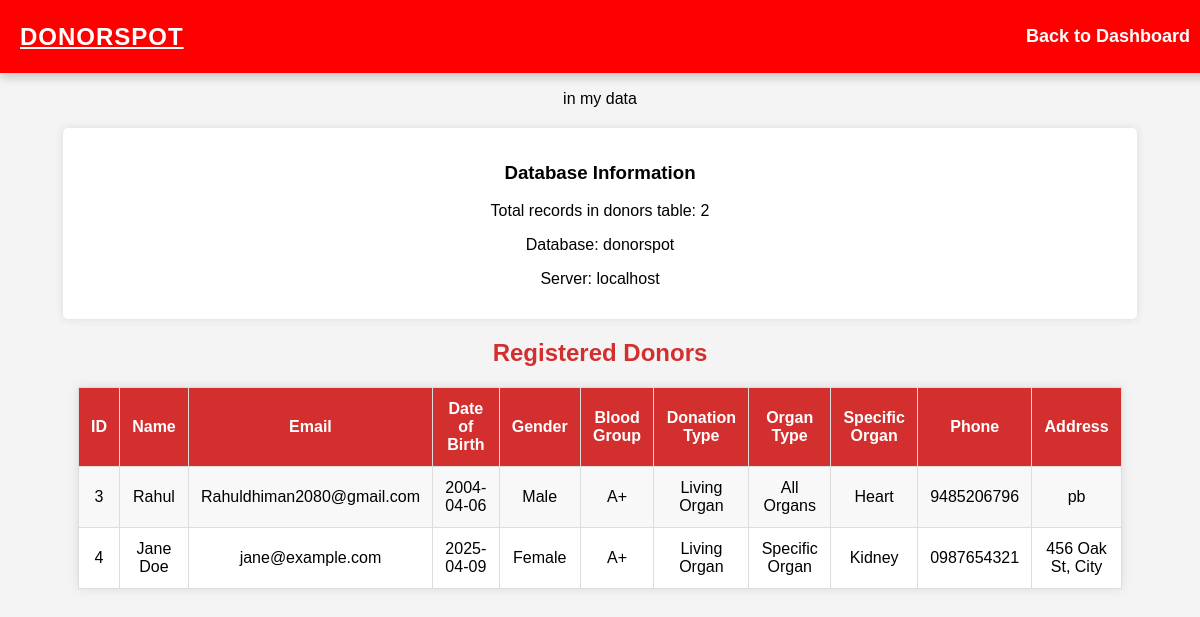
Screenshot of /donorlist.php with the database file from the repository.
### tables this page shows
CREATE TABLE `donors` (
  `id` int(11) NOT NULL,
  `name` varchar(100) NOT NULL,
  `email` varchar(100) NOT NULL,
  `dob` date NOT NULL,
  `gender` enum('Male','Female','Other') NOT NULL,
  `blood_group` varchar(5) NOT NULL,
  `phone` varchar(20) NOT NULL,
  `address` text NOT NULL,
  `donation_type` enum('Living Organ','Deceased Organ') NOT NULL,
  `organ_type` varchar(50) DEFAULT NULL,
  `specific_organ` varchar(50) DEFAULT NULL,
  `usage_type` varchar(50) NOT NULL,
  `created_at` timestamp NOT NULL DEFAULT current_timestamp()
);

### donorlist.php (the view, shortened to what this page needs)
in my data<?php
$servername = "localhost";
$username = "root";
$password = "";
$dbname = "donorspot";
$conn = new mysqli($servername, $username, $password, $dbname);
$sql = "SELECT id, name, email, dob, gender, blood_group, donation_type, organ_type, specific_organ, phone, address FROM donors";
$result = $conn->query($sql);
$count_sql = "SELECT COUNT(*) as total FROM donors";
$count_result = $conn->query($count_sql);
$count_row = $count_result->fetch_assoc();
$total_records = $count_row['total'];
?>
<!DOCTYPE html>
<html lang="en">
<head>
</head>
<body>
    <nav class="navbar">
        <a class="navbar-brand" href="#">DonorSpot</a>
        <ul class="navbar-nav">
            <li><a href="adminindex.php"><b>Back to Dashboard</b></a></li>
        </ul>
    </nav>
    <div class="debug-info">
        <h3>Database Information</h3>
        <p>Total records in donors table: <?php echo $total_records; ?></p>
        <p>Database: <?php echo $dbname; ?></p>
        <p>Server: <?php echo $servername; ?></p>
    </div>
    <h2>Registered Donors</h2>
    <table>
        <tr>
            <th>ID</th>
            <th>Name</th>
            <th>Email</th>
            <th>Date of Birth</th>
            <th>Gender</th>
            <th>Blood Group</th>
            <th>Donation Type</th>
            <th>Organ Type</th>
            <th>Specific Organ</th>
            <th>Phone</th>
            <th>Address</th>
        </tr>
        <?php
        if ($result && $result->num_rows > 0) {
            while ($row = $result->fetch_assoc()) {
                echo "<tr>
                    <td>{$row['id']}</td>
                    <td>{$row['name']}</td>
                    <td>{$row['email']}</td>
                    <td>{$row['dob']}</td>
                    <td>{$row['gender']}</td>
                    <td>{$row['blood_group']}</td>
                    <td>{$row['donation_type']}</td>
                    <td>{$row['organ_type']}</td>
                    <td>{$row['specific_organ']}</td>
                    <td>{$row['phone']}</td>
                    <td>{$row['address']}</td>
                </tr>";
            }
        } else {
            echo "<tr><td colspan='11'>No donors registered yet.</td></tr>";
        }
        ?>
    </table>
</body>
</html>

### donorlist.php (style rules this page uses)
body { font-family: Arial, sans-serif; margin: 20px; background-color: #f4f4f4; text-align: center; padding-top: 70px; }
h2 { color: #d32f2f; }
table { width: 90%; margin: auto; border-collapse: collapse; background: #fff; box-shadow: 0 0 10px rgba(0, 0, 0, 0.1); }
th, td { padding: 12px; border: 1px solid #ddd; text-align: center; }
th { background: #d32f2f; color: white; }
tr:nth-child(even) { background: #f8f8f8; }
.navbar { position: fixed; top: 0; left: 0; width: 100%; background: red; padding: 10px 20px; box-shadow: 0px 4px 10px rgba(0, 0, 0, 0.2); z-index: 1000; display: flex; align-items: center; justify-content: space-between; }
.navbar-brand { color: #fff; font-size: 24px; font-weight: bold; text-transform: uppercase; letter-spacing: 1px; }
.navbar-nav { display: flex; list-style: none; padding: 0; }
.navbar-nav li { margin: 0 15px; }
.navbar-nav a { color: white; font-size: 18px; text-decoration: none; font-weight: 500; padding: 8px 15px; border-radius: 5px; transition: all 0.3s ease-in-out; }
.debug-info { background: #fff; padding: 15px; margin: 20px auto; width: 90%; border-radius: 5px; box-shadow: 0 0 10px rgba(0, 0, 0, 0.1); }

### rows the page displays
donors: id "3", name "Rahul", email "Rahuldhiman2080@gmail.com", dob "2004-04-06", gender "Male", blood_group "A+", donation_type "Living Organ", organ_type "All Organs", specific_organ "Heart", phone "9485206796", address "pb"
donors: id "4", name "Jane Doe", email "jane@example.com", dob "2025-04-09", gender "Female", blood_group "A+", donation_type "Living Organ", organ_type "Specific Organ", specific_organ "Kidney", phone "0987654321", address "456 Oak St, City"

### other values shown
$total_records "2"
$dbname "donorspot"
$servername "localhost"
